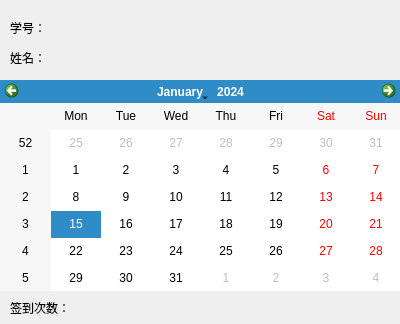
<?xml version="1.0" encoding="UTF-8"?>
<ui version="4.0">
 <class>person</class>
 <widget class="QWidget" name="person">
  <property name="geometry">
   <rect>
    <x>0</x>
    <y>0</y>
    <width>400</width>
    <height>324</height>
   </rect>
  </property>
  <property name="windowTitle">
   <string/>
  </property>
  <widget class="QLabel" name="label">
   <property name="geometry">
    <rect>
     <x>10</x>
     <y>20</y>
     <width>121</width>
     <height>16</height>
    </rect>
   </property>
   <property name="styleSheet">
    <string notr="true"/>
   </property>
   <property name="text">
    <string>学号：</string>
   </property>
  </widget>
  <widget class="QLabel" name="label_2">
   <property name="geometry">
    <rect>
     <x>10</x>
     <y>50</y>
     <width>131</width>
     <height>16</height>
    </rect>
   </property>
   <property name="styleSheet">
    <string notr="true"/>
   </property>
   <property name="text">
    <string>姓名：</string>
   </property>
  </widget>
  <widget class="QCalendarWidget" name="calendarWidget">
   <property name="geometry">
    <rect>
     <x>0</x>
     <y>80</y>
     <width>401</width>
     <height>211</height>
    </rect>
   </property>
   <property name="styleSheet">
    <string notr="true"/>
   </property>
  </widget>
  <widget class="QLabel" name="label_3">
   <property name="geometry">
    <rect>
     <x>10</x>
     <y>300</y>
     <width>141</width>
     <height>16</height>
    </rect>
   </property>
   <property name="styleSheet">
    <string notr="true"/>
   </property>
   <property name="text">
    <string>签到次数：</string>
   </property>
  </widget>
  <widget class="QWidget" name="widget" native="true">
   <property name="geometry">
    <rect>
     <x>-1</x>
     <y>-1</y>
     <width>411</width>
     <height>331</height>
    </rect>
   </property>
   <property name="styleSheet">
    <string notr="true">border-image: url(:/loginback.jpg);</string>
   </property>
   <zorder>calendarWidget</zorder>
  </widget>
  <zorder>widget</zorder>
  <zorder>label</zorder>
  <zorder>label_2</zorder>
  <zorder>calendarWidget</zorder>
  <zorder>label_3</zorder>
 </widget>
 <resources/>
 <connections/>
</ui>
